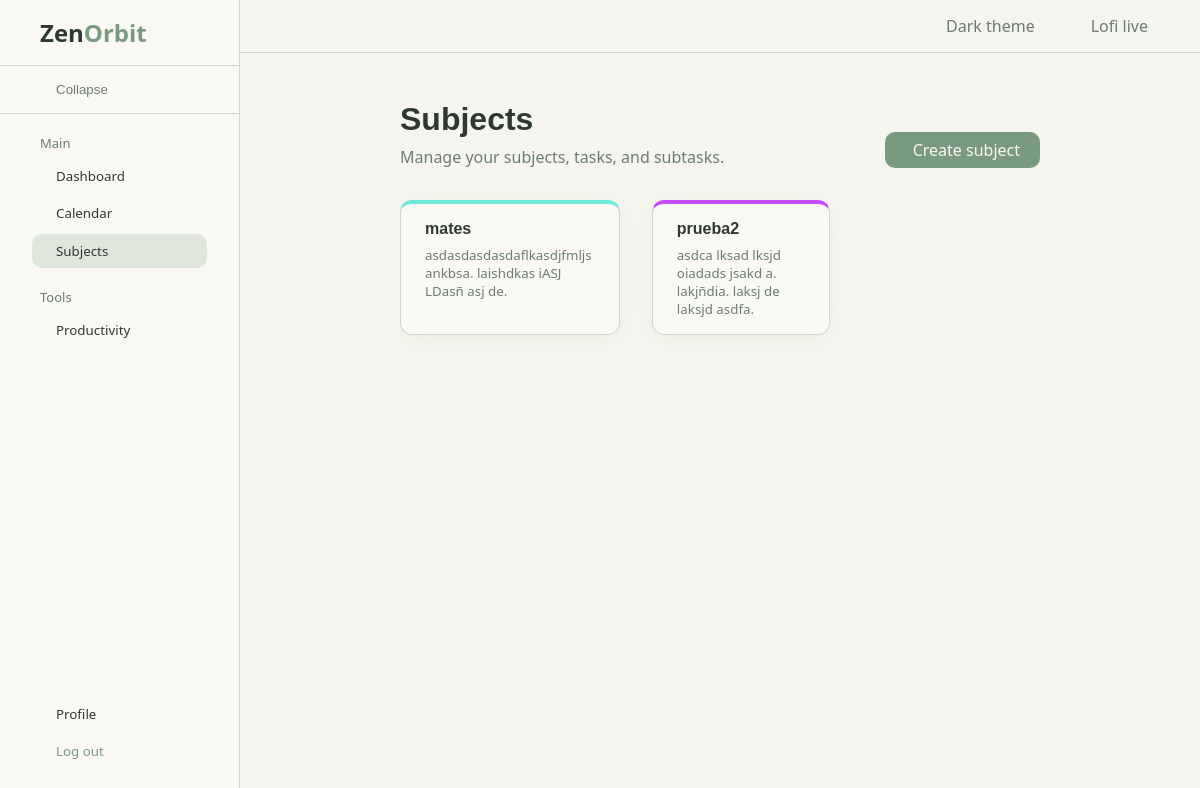
Screenshot of /subjects (signed in) with the database file from the repository.
### productivity_site/models/subject.py (models this page shows, shortened)
class Subject(models.Model):
    subject_id = models.AutoField(primary_key=True)
    user_id = models.ForeignKey(User, on_delete=models.CASCADE)
    name = models.CharField(max_length=100)
    description = models.TextField()
    color = models.CharField(
        max_length=7,
        default="#f59e0b",
        validators=[
            RegexValidator(
                regex=r"^#[0-9a-fA-F]{6}$",
                message="Color must be a valid hex color.",
            )
        ],
    )
    class Meta:
        constraints = [
            models.UniqueConstraint(
                fields=["user_id", "name"],
                name="unique_subject_name_per_user",
            )
        ]

### productivity_site/views.py (the view)
# urls.py: path('subjects', views.subjects, name='subjects'),
@login_required
def subjects(request):
    subjects = Subject.objects.filter(user_id=request.user)
    return render(request, "authorized/subjects/subjects.html", {
        "subjects": subjects,
    })

### templates/authorized/subjects/subjects.html (shortened to what this page needs)
{% extends "authorized/base_authorized.html" %}
{% block page_content %}
    <div class="subjects-layout">
        <div class="subjects-title-block">
            <div class="subjects-title">
                <h1 class="app-title">Subjects</h1>
                <p class="app-subtitle">Manage your subjects, tasks, and subtasks.</p>
            </div>
            {% url 'productivity_site:subject_create' as subject_create_url %}
            {% include "components/button/link-button-primary.html" with icon_left='fi-rr-plus' text='Create subject' href=subject_create_url %}
        </div>
    </div>
    <div class="subjects-grid">
        {% for subject in subjects %}
        <a href="{% url 'productivity_site:subject_read' subject.subject_id %}"
           class="subject-card card"
           style="border-top: .25rem solid {{ subject.color }}">
            <div class="subject-card-top">
                <div class="subject-card-texts">
                    <h4 class="subject-card-title">{{ subject.name }}</h4>
                    <p class="subject-card-description">{{ subject.description}}</p>
                </div>
            </div>
        </a>
        {% empty %}
            <p>CREATE YOUR FIRST SUBJECT!!</p>
        {% endfor %}
    </div>
{% endblock %}

### productivity_site/static/css/base.css (style rules this page uses)
:root { --background: hsl(40 33% 95%); --foreground: hsl(150 10% 20%); --card: hsl(40 30% 97%); --card-foreground: hsl(150 10% 20%); --card-shadow: 0 4px 24px -4px hsl(130 14% 54% / .12); --card-shadow-hover: 0 8px 32px -4px hsl(130 14% 54% / .2); --primary: hsl(130 14% 54%); --primary-foreground: hsl(40 33% 97%); --secondary: hsl(100 22% 85%); --secondary-foreground: hsl(150 10% 25%); --muted: hsl(100 18% 88%); --muted-foreground: hsl(150 8% 45%); --accent: hsl(130 14% 46%); --accent-foreground: hsl(40 33% 97%); --destructive: hsl(0 60% 50%); --destructive-foreground: hsl(0 0% 100%); --border: hsl(100 15% 82%); --ring: hsl(130 14% 54%); --radius: .75rem; --surface-glass: hsl(40 30% 97% / .7); --font-heading: "Sora", "Trebuchet MS", sans-serif; --font-body: "Manrope", "Segoe UI", sans-serif; --navbar-height: 2.5rem; --sidebar-width: 15rem; --sidebar-collapsed-width: 5rem; }
body { margin: 0; background-color: var(--background); color: var(--foreground); font-family: var(--font-body), sans-serif; cursor: default; min-height: 100vh; display: flex; flex-direction: column; }
h1, h2, h3, h4, h5, h6 { font-family: var(--font-heading), sans-serif; }
a { color: inherit; text-decoration: none; }
.card { border-radius: var(--radius); border: .08rem solid var(--border); box-shadow: var(--card-shadow); background-color: var(--card); color: var(--card-foreground); }

### productivity_site/static/css/private/base.css (style rules this page uses)
.app-title { margin: 0; }
.app-subtitle { color: var(--muted-foreground); font-weight: lighter; margin: 0; }

### productivity_site/static/css/components/button/button.css (style rules this page uses)
a { text-decoration: none; }

### productivity_site/static/css/private/subjects.css (style rules this page uses)
.subjects-title-block { display: flex; flex-direction: row; justify-content: space-between; }
.subjects-title { display: flex; flex-direction: column; gap: .5rem; }
.subjects-grid { margin-top: 2rem; display: grid; grid-template-columns: repeat(3, 1fr); gap: 2rem; }
.subject-card { padding: 1rem 1.5rem; }
.subject-card-top { display: flex; flex-direction: row; gap: .2rem; }
.subject-card-texts { display: flex; flex-direction: column; gap: .5rem; }
.subject-card-texts h4 { margin: 0; }
.subject-card-texts p { margin: 0; font-size: smaller; color: var(--muted-foreground); }

### rows the page displays
Subject: name "mates", description "asdasdasdasdaflkasdjfmljs ankbsa. laishdkas iASJ LDasñ asj de."
Subject: name "prueba2", description "asdca lksad lksjd oiadads jsakd a. lakjñdia. laksj de laksjd asdfa."

### other values shown
{{ text }} "Create subject"
